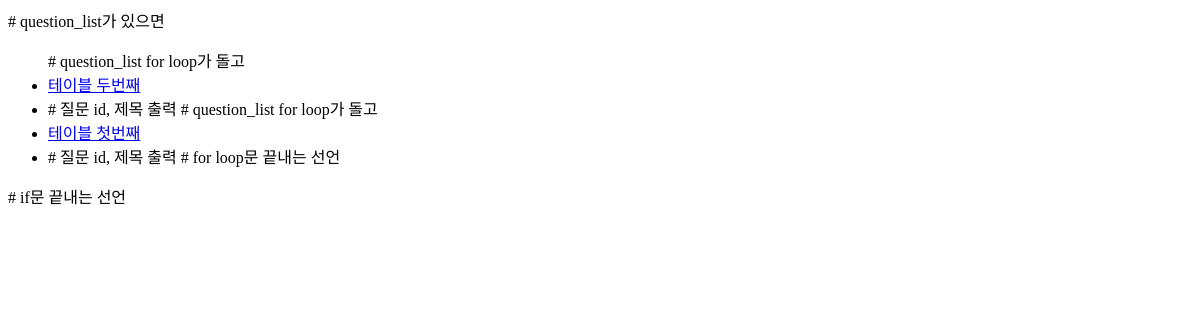
Page /pybo/ on the earlier database version.
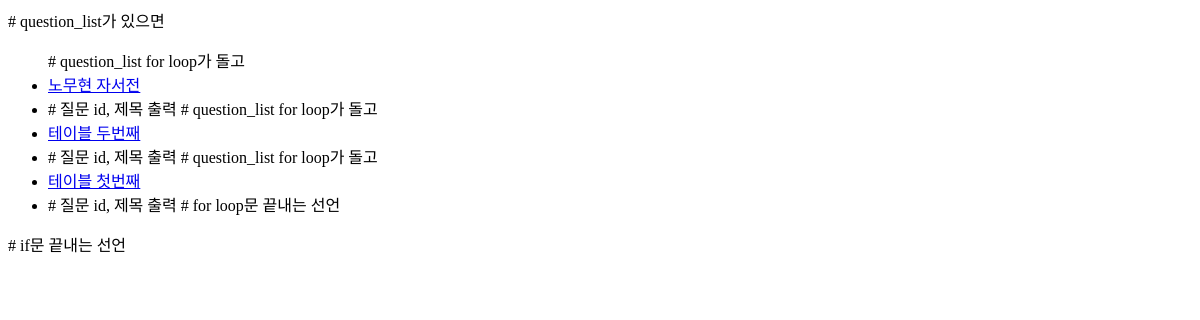
Same page on the later database version.
### pybo/models.py (models this page shows, shortened)
class Question(models.Model): #models.model 이게 뭔지 아직모름
    subject = models.CharField(max_length=200,default='') #char값 크기 크기제한o
    content = models.TextField() #텍스트 영역 크기제한x
    create_date = models.DateTimeField() #dateTime

### pybo/views.py (the view)
# urls.py: path('',views.index, name='index'), #name값은 프로그램수정시의 번거로움을 제거하기위함
def index(request): #request값이 사용되지 않아 밑줄나옴
    question_list = Question.objects.order_by('-create_date') #- 는 역순출력임
    context = {'question_list':question_list}
    return render(request,'pybo/question_list.html',context)

### templates/pybo/question_list.html (shortened to what this page needs)
<!DOCTYPE html>
<html lang="ko">
<head>
</head>
<body>
{% if question_list %}	# question_list가 있으면
    <ul>
    {% for question in question_list %}	  # question_list for loop가 돌고
        <li><a href="{% url 'pybo:detail' question.id %}">{{ question.subject }}</a><li>	# 질문 id, 제목 출력
    {% endfor %}	# for loop문 끝내는 선언
    </ul>
    {% else %}	# question_list가 없으면
    <p>질문이 없습니다.</p>	# 질문 없다고 출력
    {% endif %}	# if문 끝내는 선언
</body>
</html>

Differences in the rows shown:
added Question: subject "노무현 자서전"
